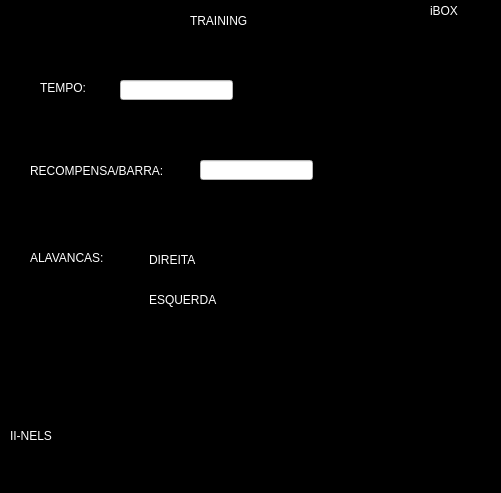
<?xml version="1.0" encoding="UTF-8"?>
<ui version="4.0">
 <class>MainWindow</class>
 <widget class="QMainWindow" name="MainWindow">
  <property name="geometry">
   <rect>
    <x>0</x>
    <y>0</y>
    <width>501</width>
    <height>493</height>
   </rect>
  </property>
  <property name="windowTitle">
   <string>MainWindow</string>
  </property>
  <property name="styleSheet">
   <string notr="true">background-color: rgb(0, 0, 0);
</string>
  </property>
  <widget class="QWidget" name="centralwidget">
   <widget class="QLabel" name="label">
    <property name="geometry">
     <rect>
      <x>190</x>
      <y>0</y>
      <width>101</width>
      <height>41</height>
     </rect>
    </property>
    <property name="styleSheet">
     <string notr="true">color: rgb(255, 255, 255);
font: 87 12pt &quot;Arial Black&quot;;</string>
    </property>
    <property name="text">
     <string>TRAINING</string>
    </property>
   </widget>
   <widget class="QLabel" name="label_4">
    <property name="geometry">
     <rect>
      <x>430</x>
      <y>0</y>
      <width>61</width>
      <height>21</height>
     </rect>
    </property>
    <property name="styleSheet">
     <string notr="true">font: 87 16pt &quot;Arial Black&quot;;
color: rgb(255, 255, 255);</string>
    </property>
    <property name="text">
     <string>iBOX</string>
    </property>
   </widget>
   <widget class="QLabel" name="label_6">
    <property name="geometry">
     <rect>
      <x>10</x>
      <y>420</y>
      <width>91</width>
      <height>31</height>
     </rect>
    </property>
    <property name="styleSheet">
     <string notr="true">font: 87 9pt &quot;Arial Black&quot;;
color: rgb(255, 255, 255);</string>
    </property>
    <property name="text">
     <string>II-NELS</string>
    </property>
   </widget>
   <widget class="QLabel" name="label_2">
    <property name="geometry">
     <rect>
      <x>40</x>
      <y>80</y>
      <width>71</width>
      <height>16</height>
     </rect>
    </property>
    <property name="styleSheet">
     <string notr="true">color: rgb(255, 255, 255);
font: 87 9pt &quot;Arial Black&quot;;</string>
    </property>
    <property name="text">
     <string>TEMPO:</string>
    </property>
   </widget>
   <widget class="QLineEdit" name="lineEdit_3">
    <property name="geometry">
     <rect>
      <x>120</x>
      <y>80</y>
      <width>113</width>
      <height>20</height>
     </rect>
    </property>
    <property name="styleSheet">
     <string notr="true">background-color: rgb(255, 255, 255);</string>
    </property>
    <property name="text">
     <string/>
    </property>
   </widget>
   <widget class="QLabel" name="label_3">
    <property name="geometry">
     <rect>
      <x>30</x>
      <y>250</y>
      <width>81</width>
      <height>16</height>
     </rect>
    </property>
    <property name="styleSheet">
     <string notr="true">color: rgb(255, 255, 255);
font: 87 9pt &quot;Arial Black&quot;;</string>
    </property>
    <property name="text">
     <string>ALAVANCAS:</string>
    </property>
   </widget>
   <widget class="QCheckBox" name="checkBox">
    <property name="geometry">
     <rect>
      <x>130</x>
      <y>250</y>
      <width>161</width>
      <height>20</height>
     </rect>
    </property>
    <property name="styleSheet">
     <string notr="true">color: rgb(255, 255, 255);
font: 87 8pt &quot;Arial Black&quot;;</string>
    </property>
    <property name="text">
     <string>DIREITA</string>
    </property>
   </widget>
   <widget class="QCheckBox" name="checkBox_2">
    <property name="geometry">
     <rect>
      <x>130</x>
      <y>290</y>
      <width>161</width>
      <height>20</height>
     </rect>
    </property>
    <property name="styleSheet">
     <string notr="true">color: rgb(255, 255, 255);
font: 87 8pt &quot;Arial Black&quot;;</string>
    </property>
    <property name="text">
     <string>ESQUERDA</string>
    </property>
   </widget>
   <widget class="QLabel" name="label_5">
    <property name="geometry">
     <rect>
      <x>30</x>
      <y>160</y>
      <width>161</width>
      <height>21</height>
     </rect>
    </property>
    <property name="styleSheet">
     <string notr="true">color: rgb(255, 255, 255);
font: 87 9pt &quot;Arial Black&quot;;</string>
    </property>
    <property name="text">
     <string>RECOMPENSA/BARRA:</string>
    </property>
   </widget>
   <widget class="QLineEdit" name="lineEdit_4">
    <property name="geometry">
     <rect>
      <x>200</x>
      <y>160</y>
      <width>113</width>
      <height>20</height>
     </rect>
    </property>
    <property name="styleSheet">
     <string notr="true">background-color: rgb(255, 255, 255);</string>
    </property>
    <property name="text">
     <string/>
    </property>
   </widget>
  </widget>
  <widget class="QMenuBar" name="menubar">
   <property name="geometry">
    <rect>
     <x>0</x>
     <y>0</y>
     <width>501</width>
     <height>21</height>
    </rect>
   </property>
  </widget>
  <widget class="QStatusBar" name="statusbar"/>
 </widget>
 <resources/>
 <connections/>
</ui>
